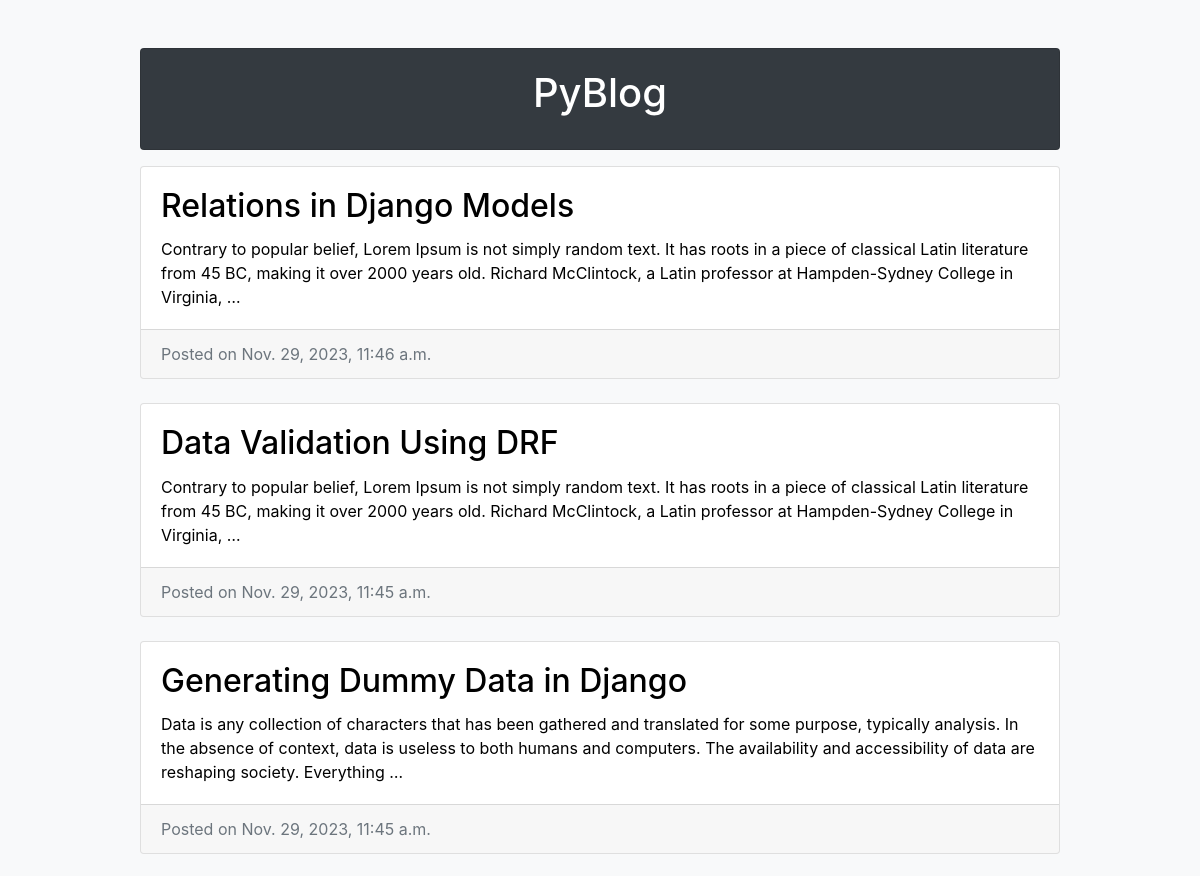
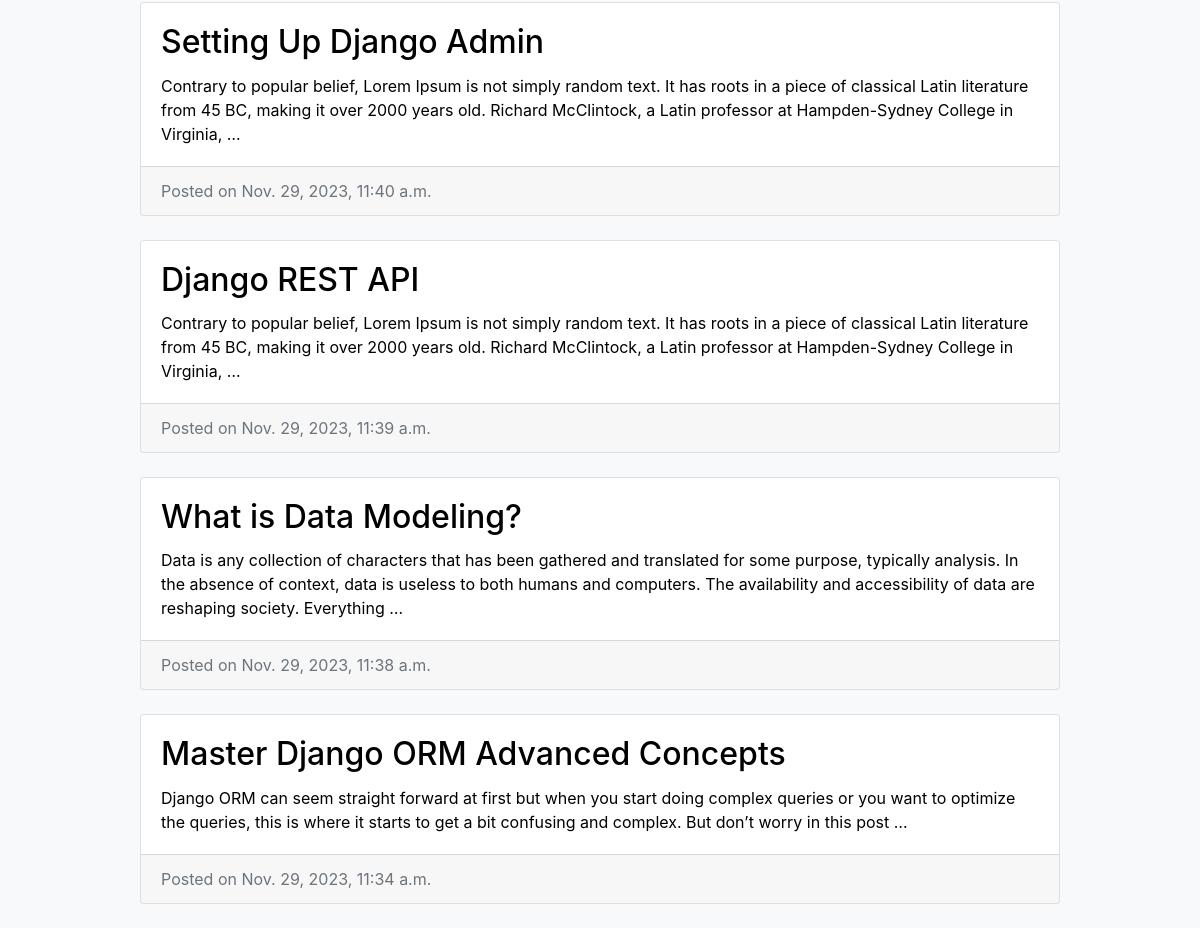
The page / on the database its author committed (2 pictures, top to bottom).
### posts/models.py (models this page shows)
class Post(models.Model):
    title=models.CharField(max_length=100)
    body=models.CharField(max_length=1000000)
    created_at=models.DateTimeField(default=datetime.now,blank=True)

### posts/views.py (the view)
# urls.py: path('', views.index, name='index'),
def index(request):
    posts=Post.objects.all()
    return render(request, 'index.html', {'posts': posts})

### posts/templates/index.html (shortened to what this page needs)
<!DOCTYPE html>
<html lang="en">
<head>
    <link rel="stylesheet" href="https://maxcdn.bootstrapcdn.com/bootstrap/4.5.0/css/bootstrap.min.css">
</head>
<body class="bg-light">
<div class="container mt-5 ">
    <div class="row ">
        <d class="col-md-10 mx-auto">
            <a href="" style="text-decoration: none;">
            <div class="card mb-3 bg-dark ">
                <div class="card-body mx-auto  ">
                <h1 class="card-title text-white">PyBlog</h1>
                </div>
            </div>
            </a>
            {% for post in posts reversed%}
            <a href="/post/{{ post.id }}" style="text-decoration: none; color: black;">
            <div class="card mb-4 ">
                <div class="card-body">
                    <h2 class="card-title">{{post.title}}</h2>
                    <p class="card-text">{{post.body|truncatewords:40}}</p>
                </div>
                <div class="card-footer text-muted">Posted on {{post.created_at}}</div>
            </div>
            </a>
            {% endfor %}
        </div>
    </div>
</body>
</html>

### rows shown on the page
Post: title "Relations in Django Models", body "Contrary to popular belief, Lorem Ipsum is not simply random text. It has roots in a piece of classical Latin literature from 45 BC, making it over 2000 years old. Richard McClintock, a Latin professor at Hampden-Sydney College in Virginia, …", created_at "Nov. 29, 2023, 11:46 a.m."
Post: title "Data Validation Using DRF", body "Contrary to popular belief, Lorem Ipsum is not simply random text. It has roots in a piece of classical Latin literature from 45 BC, making it over 2000 years old. Richard McClintock, a Latin professor at Hampden-Sydney College in Virginia, …", created_at "Nov. 29, 2023, 11:45 a.m."
Post: title "Generating Dummy Data in Django", body "Data is any collection of characters that has been gathered and translated for some purpose, typically analysis. In the absence of context, data is useless to both humans and computers. The availability and accessibility of data are reshaping society. Everything …", created_at "Nov. 29, 2023, 11:45 a.m."
Post: title "Setting Up Django Admin", body "Contrary to popular belief, Lorem Ipsum is not simply random text. It has roots in a piece of classical Latin literature from 45 BC, making it over 2000 years old. Richard McClintock, a Latin professor at Hampden-Sydney College in Virginia, …", created_at "Nov. 29, 2023, 11:40 a.m."
Post: title "Django REST API", body "Contrary to popular belief, Lorem Ipsum is not simply random text. It has roots in a piece of classical Latin literature from 45 BC, making it over 2000 years old. Richard McClintock, a Latin professor at Hampden-Sydney College in Virginia, …", created_at "Nov. 29, 2023, 11:39 a.m."
Post: title "What is Data Modeling?", body "Data is any collection of characters that has been gathered and translated for some purpose, typically analysis. In the absence of context, data is useless to both humans and computers. The availability and accessibility of data are reshaping society. Everything …", created_at "Nov. 29, 2023, 11:38 a.m."
Post: title "Master Django ORM Advanced Concepts", body "Django ORM can seem straight forward at first but when you start doing complex queries or you want to optimize the queries, this is where it starts to get a bit confusing and complex. But don’t worry in this post …", created_at "Nov. 29, 2023, 11:34 a.m."
